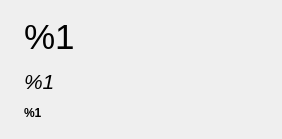
<?xml version="1.0" encoding="UTF-8"?>
<ui version="4.0">
 <class>InImgItem</class>
 <widget class="QWidget" name="inImgItem">
  <property name="geometry">
   <rect>
    <x>0</x>
    <y>0</y>
    <width>282</width>
    <height>139</height>
   </rect>
  </property>
  <property name="sizePolicy">
   <sizepolicy hsizetype="Preferred" vsizetype="Maximum">
    <horstretch>0</horstretch>
    <verstretch>0</verstretch>
   </sizepolicy>
  </property>
  <property name="windowTitle">
   <string>Form</string>
  </property>
  <layout class="QHBoxLayout" name="horizontalLayout">
   <item>
    <widget class="QLabel" name="thumbnail">
     <property name="sizePolicy">
      <sizepolicy hsizetype="Maximum" vsizetype="Maximum">
       <horstretch>0</horstretch>
       <verstretch>0</verstretch>
      </sizepolicy>
     </property>
     <property name="text">
      <string/>
     </property>
     <property name="pixmap">
      <pixmap>:/images/ic_music.png</pixmap>
     </property>
     <property name="scaledContents">
      <bool>false</bool>
     </property>
    </widget>
   </item>
   <item>
    <layout class="QVBoxLayout" name="verticalLayout_2">
     <item>
      <widget class="QLabel" name="name">
       <property name="sizePolicy">
        <sizepolicy hsizetype="Preferred" vsizetype="Maximum">
         <horstretch>0</horstretch>
         <verstretch>0</verstretch>
        </sizepolicy>
       </property>
       <property name="text">
        <string>&lt;html&gt;&lt;head/&gt;&lt;body&gt;&lt;p&gt;&lt;span style=&quot; font-size:26pt;&quot;&gt;%1&lt;/span&gt;&lt;/p&gt;&lt;/body&gt;&lt;/html&gt;</string>
       </property>
      </widget>
     </item>
     <item>
      <widget class="QLabel" name="fileName">
       <property name="sizePolicy">
        <sizepolicy hsizetype="Preferred" vsizetype="Maximum">
         <horstretch>0</horstretch>
         <verstretch>0</verstretch>
        </sizepolicy>
       </property>
       <property name="text">
        <string>&lt;html&gt;&lt;head/&gt;&lt;body&gt;&lt;p&gt;&lt;span style=&quot; font-size:16pt; font-style:italic;&quot;&gt;%1&lt;/span&gt;&lt;/p&gt;&lt;/body&gt;&lt;/html&gt;</string>
       </property>
      </widget>
     </item>
     <item>
      <widget class="QLabel" name="resolution">
       <property name="sizePolicy">
        <sizepolicy hsizetype="Preferred" vsizetype="Maximum">
         <horstretch>0</horstretch>
         <verstretch>0</verstretch>
        </sizepolicy>
       </property>
       <property name="text">
        <string>&lt;html&gt;&lt;head/&gt;&lt;body&gt;&lt;p&gt;&lt;span style=&quot; font-weight:600;&quot;&gt;%1&lt;/span&gt;&lt;/p&gt;&lt;/body&gt;&lt;/html&gt;</string>
       </property>
      </widget>
     </item>
    </layout>
   </item>
  </layout>
 </widget>
 <resources/>
 <connections/>
</ui>
